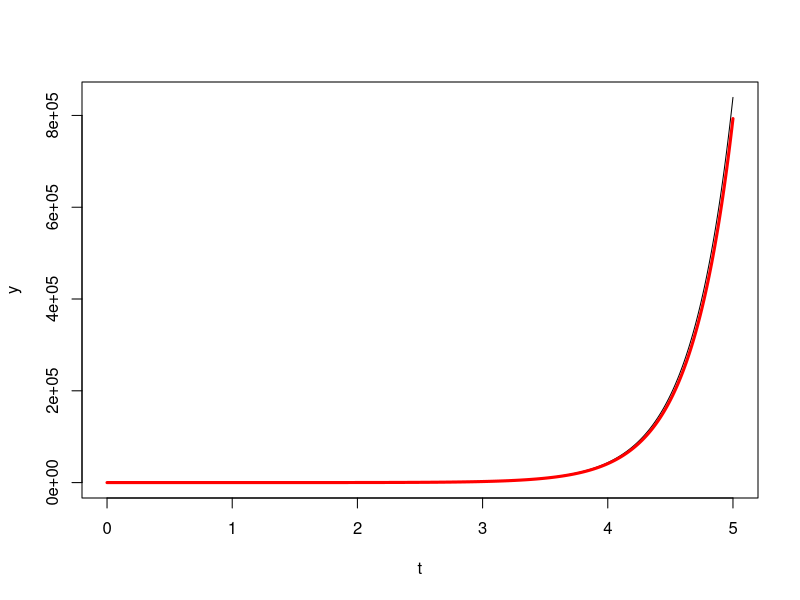

The R script that drew this image:
rm(list=ls())

# https://hackmd.io/zvjj-YNfT6SbdG7xKVUzAA

# Ejemplo 1

n = 500
t2 = 5

t = seq(0, t2,  length.out=n)

y = exp(2*t) + 7*exp(-t)/4 + exp(3*t)/4

plot(t,y, type='l')

A = matrix(c(1,1,2,0), ncol=2)

xx = matrix(rep(0, 2*n), nrow=2)

x1 = c(1,3)

xx[,1] = x1
del1 = t[2]-t[1]

for (i in 2:n){
  x2 = x1 + del1 * (A %*% x1 + c(exp(3*t[i-1]), 0))
  x1 = x2
  xx[,i] = x1
}

points(t, xx[2,], type='l', lwd=3, col='red')
